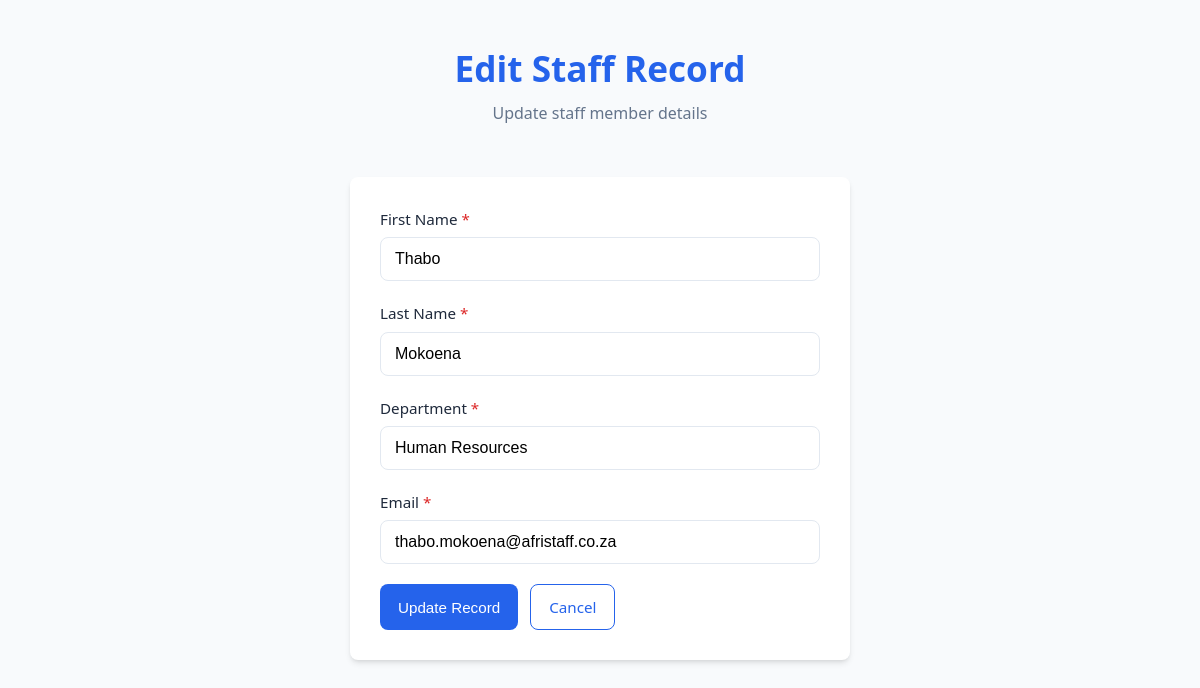
The page /edit.php?id=1 on the database its author committed.
### tables this page shows
CREATE TABLE IF NOT EXISTS staff (
    id INT AUTO_INCREMENT PRIMARY KEY,
    first_name VARCHAR(100) NOT NULL,
    last_name VARCHAR(100) NOT NULL,
    department VARCHAR(100) NOT NULL,
    email VARCHAR(150) NOT NULL UNIQUE,
    created_at TIMESTAMP DEFAULT CURRENT_TIMESTAMP
);

### edit.php (the view, shortened to what this page needs)
<?php
require_once "config/db.php";
$id = intval($_GET["id"]);
$sql = "SELECT id, first_name, last_name, department, email FROM staff WHERE id = ?";
$stmt = $conn->prepare($sql);
$stmt->bind_param("i", $id);
$stmt->execute();
$result = $stmt->get_result();
$staff = $result->fetch_assoc();
?>
<!DOCTYPE html>
<html lang="en">
<head>
    <link rel="stylesheet" href="style.css">
</head>
<body>
    <div class="container">
        <header>
            <h1>Edit Staff Record</h1>
            <p class="subtitle">Update staff member details</p>
        </header>
        <form method="POST" action="edit.php?id=<?php echo $id; ?>" class="form-card" novalidate>
            <div class="form-group">
                <label for="first_name">First Name <span class="required">*</span></label>
                <input type="text" id="first_name" name="first_name" required
                       pattern="[A-Za-z\s'-]{2,50}"
                       title="Letters, spaces, hyphens and apostrophes only. 2-50 characters."
                       value="<?php echo htmlspecialchars($staff['first_name']); ?>">
            </div>
            <div class="form-group">
                <label for="last_name">Last Name <span class="required">*</span></label>
                <input type="text" id="last_name" name="last_name" required
                       pattern="[A-Za-z\s'-]{2,50}"
                       title="Letters, spaces, hyphens and apostrophes only. 2-50 characters."
                       value="<?php echo htmlspecialchars($staff['last_name']); ?>">
            </div>
            <div class="form-group">
                <label for="department">Department <span class="required">*</span></label>
                <input type="text" id="department" name="department" required
                       pattern="[A-Za-z\s&]{2,100}"
                       title="Letters, spaces, and ampersands only. 2-100 characters."
                       value="<?php echo htmlspecialchars($staff['department']); ?>">
            </div>
            <div class="form-group">
                <label for="email">Email <span class="required">*</span></label>
                <input type="email" id="email" name="email" required
                       value="<?php echo htmlspecialchars($staff['email']); ?>">
            </div>
            <div class="form-actions">
                <button type="submit" class="btn btn-primary">Update Record</button>
                <a href="index.php" class="btn btn-outline">Cancel</a>
            </div>
        </form>
    </div>
</body>
</html>

### style.css (style rules this page uses)
:root { --primary: #2563eb; --primary-dark: #1d4ed8; --secondary: #64748b; --danger: #dc2626; --danger-dark: #b91c1c; --success: #16a34a; --bg: #f8fafc; --card: #ffffff; --text: #1e293b; --text-light: #64748b; --border: #e2e8f0; --shadow: 0 4px 6px -1px rgba(0, 0, 0, 0.1), 0 2px 4px -2px rgba(0, 0, 0, 0.1); --radius: 8px; }
* { margin: 0; padding: 0; box-sizing: border-box; }
body { font-family: 'Segoe UI', Tahoma, Geneva, Verdana, sans-serif; background-color: var(--bg); color: var(--text); line-height: 1.6; padding: 20px; }
.container { max-width: 1100px; margin: 0 auto; }
header { text-align: center; margin-bottom: 30px; padding: 20px 0; }
header h1 { font-size: 2.2rem; color: var(--primary); margin-bottom: 5px; }
.subtitle { color: var(--text-light); font-size: 1rem; }
.btn { display: inline-block; padding: 10px 18px; border-radius: var(--radius); text-decoration: none; font-size: 0.95rem; font-weight: 500; cursor: pointer; border: none; transition: all 0.2s; text-align: center; }
.btn-primary { background-color: var(--primary); color: #fff; }
.btn-outline { background-color: transparent; color: var(--primary); border: 1px solid var(--primary); }
.form-card { background: var(--card); border-radius: var(--radius); box-shadow: var(--shadow); padding: 30px; max-width: 500px; margin: 0 auto; }
.form-group { margin-bottom: 20px; }
.form-group label { display: block; margin-bottom: 6px; font-weight: 500; font-size: 0.95rem; }
.required { color: var(--danger); }
.form-group input { width: 100%; padding: 12px 14px; border: 1px solid var(--border); border-radius: var(--radius); font-size: 1rem; transition: border-color 0.2s; }
.form-actions { display: flex; gap: 12px; margin-top: 10px; }

### rows shown on the page
staff: first_name "Thabo", last_name "Mokoena", department "Human Resources", email "thabo.mokoena@afristaff.co.za"
